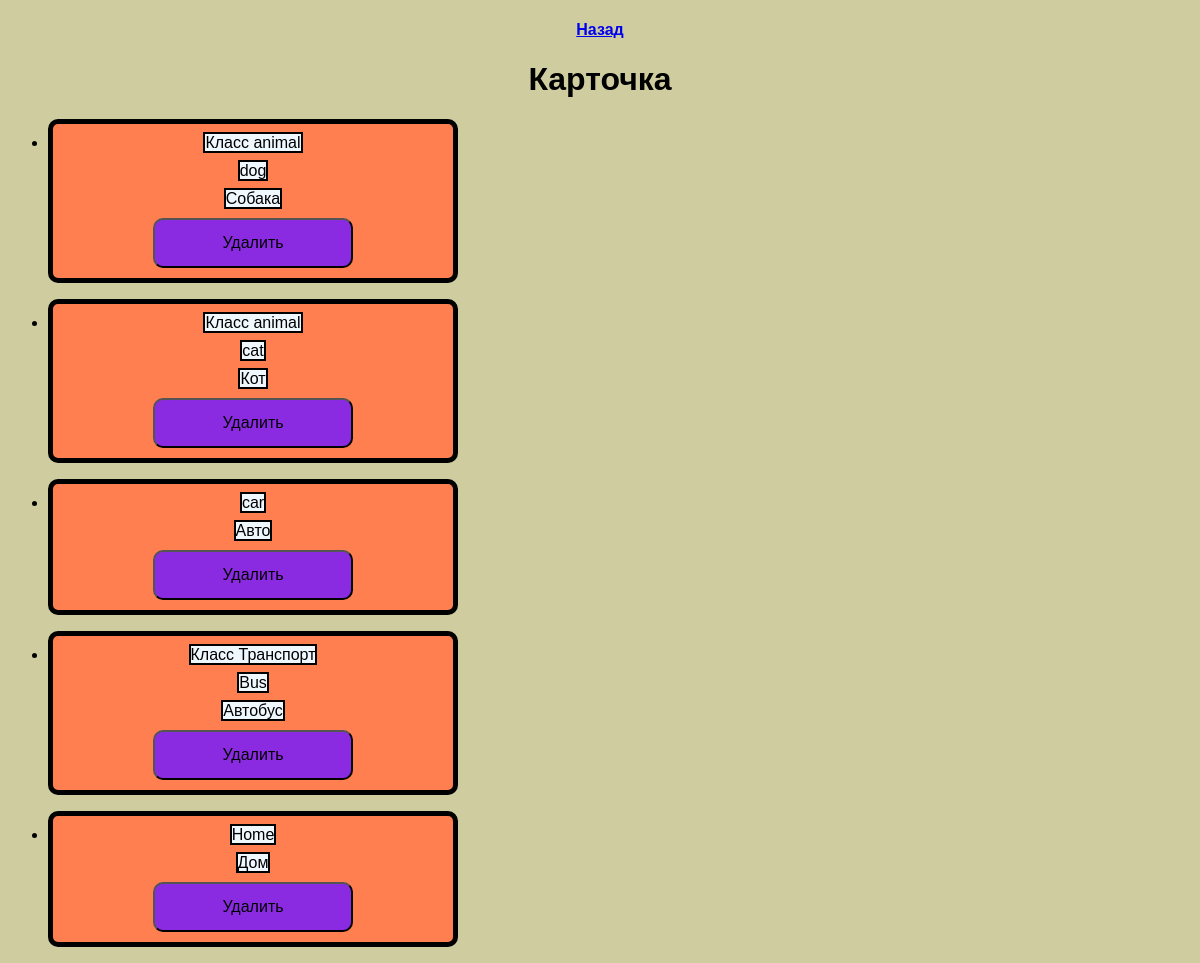
The page /flashcard/ (signed in) on the database as committed earlier.
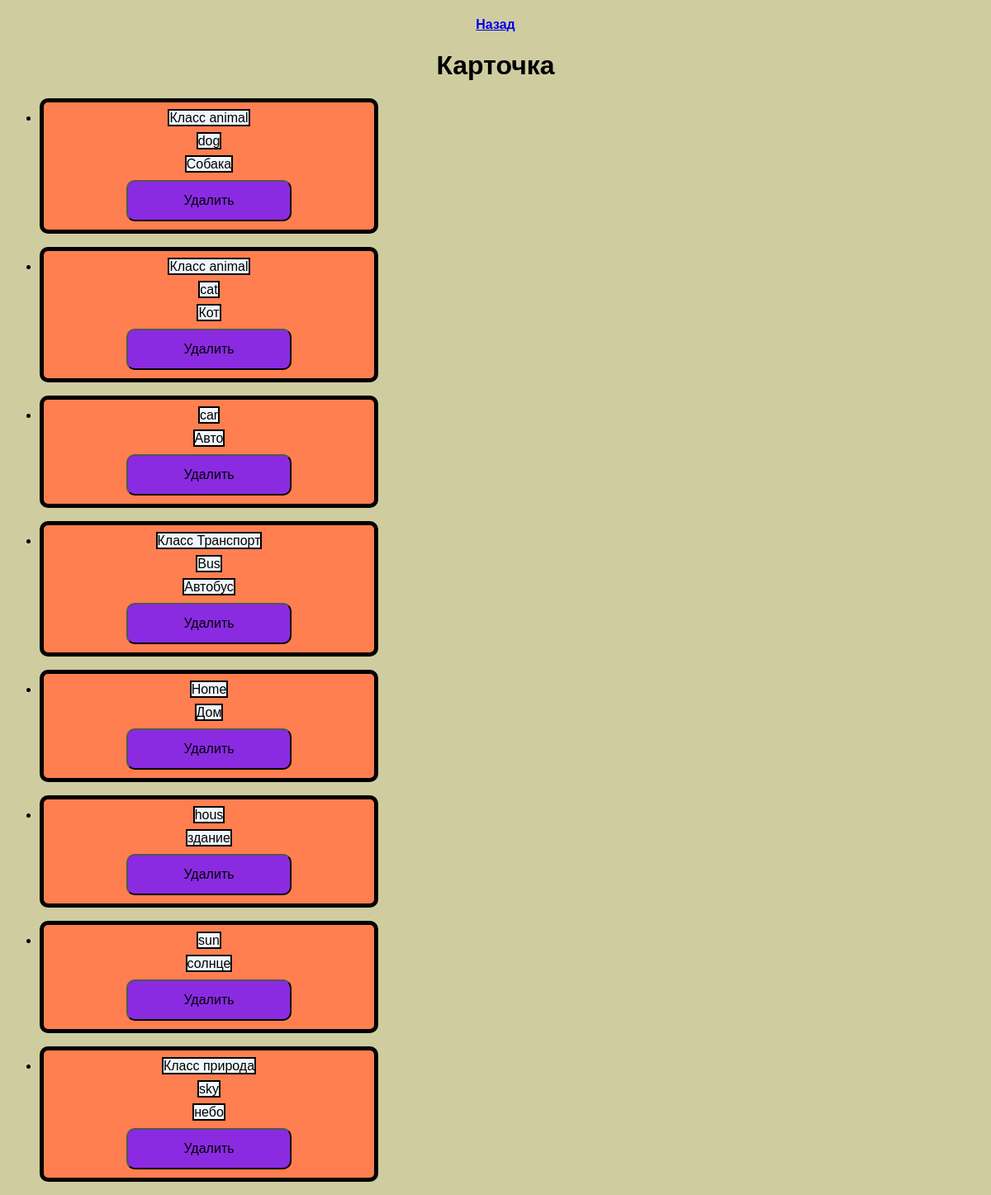
The same page on the database as committed later.
### flashcards/models.py (models this page shows, shortened)
class Flashcards(models.Model):
    user = models.ForeignKey(User, on_delete=models.CASCADE)
    subject = models.CharField(max_length=50, blank=True, null=True)
    term = models.CharField(max_length=100)
    meaning = models.CharField(max_length=250)
    term_photo = models.ImageField(upload_to='photos', blank=True, null=True)
    meaning_photo = models.ImageField(upload_to='photos', blank=True, null=True)

### flashcards/views.py (the view)
# urls.py: path('flashcard/', views.flashcard, name='flashcard'),
def flashcard(request):
    flashcards = Flashcards.objects.filter(user=request.user)
    return render(request, 'flashcards/flashcard.html', {'flashcards': flashcards})

### flashcards/templates/flashcards/flashcard.html (shortened to what this page needs)
<!DOCTYPE html>
{% load static %}
<html lang="en">
<head>
    <link rel="stylesheet" href="{% static 'css/style.css' %}">
</head>
<body>
    <h4><a href="{% url 'home'%}">Назад</a></h4>
<h1>Карточка</h1>
{% for flashcard in flashcards%}
    <div class="blockFlashcards"><ul>
        <li><div class="blockFlashcard">
            {%if flashcard.subject%}
            <div><span class="subject"> Класс {{ flashcard.subject }}</span></div>
            {%endif%}
            <div><span class="term">{{ flashcard.term }}</span></div>
            <div><span class="meaning">{{ flashcard.meaning }}</span></div>
            <div>
                <form method="post" action="{% url 'delete_flashcard' flashcard.id %}">
                    <button>Удалить</button>
                </form></div>
    </div></li>
    </ul>
{%endfor%}
</body>
</html>

### flashcards/static/css/style.css (style rules this page uses)
body { font-family: Verdana, Geneva, Tahoma, sans-serif; background-color: rgb(207, 205, 160); text-align: center; }
h1 { text-align: center; }
button { background-color: blueviolet; left: 30%; width: 200px; height: 50px; font-size: medium; border-radius: 10px; }
.blockFlashcard { border: solid 5px; background-color: coral; text-align: center; max-width: 400px; border-radius: 10px; }
.term { border: solid 2px; background-color: aliceblue; margin: 5px; }
.meaning { border: solid 2px; background-color: aliceblue; margin-top: 5px; }
.subject { border: solid 2px; background-color: aliceblue; }
.blockFlashcard div { margin: 10px; }
.blockFlashcards ul li { text-align: center; }

Rows that differ between the two databases and show on the page:
added Flashcards: term "hous", meaning "здание"
added Flashcards: term "sun", meaning "солнце"
added Flashcards: subject "природа", term "sky", meaning "небо"
